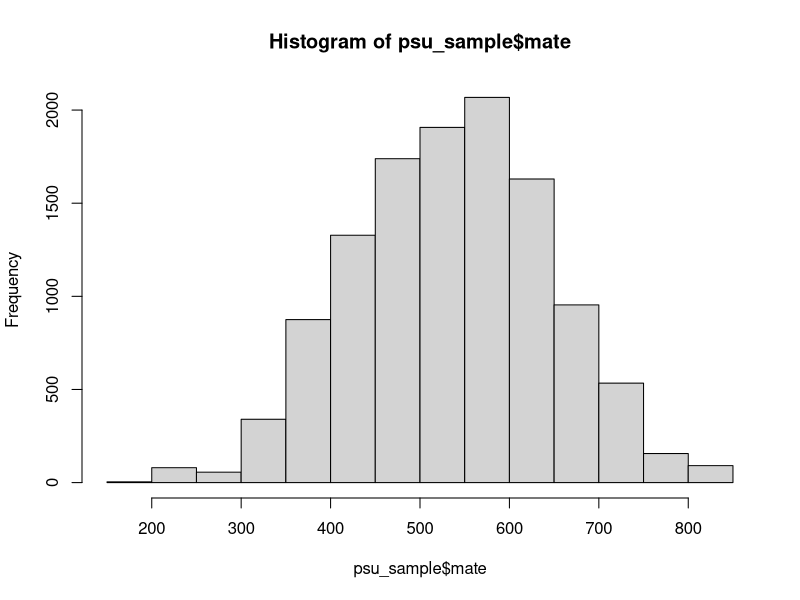
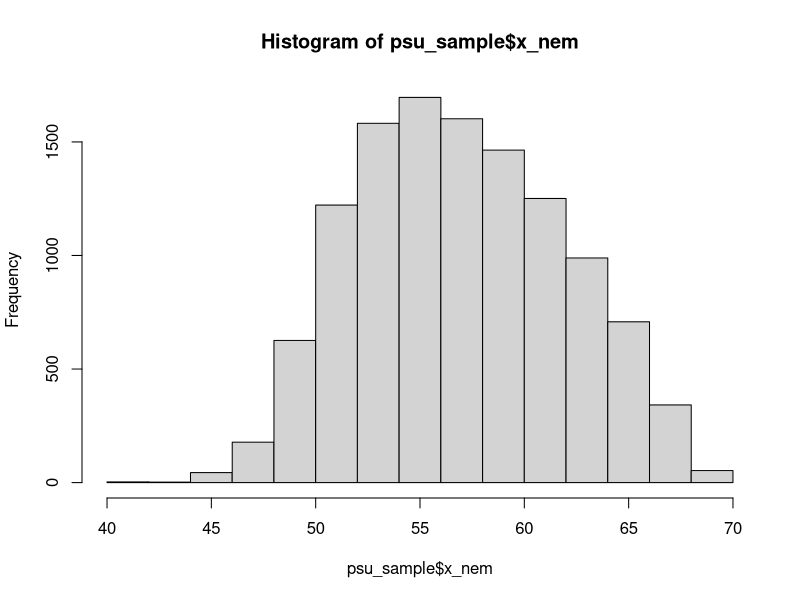
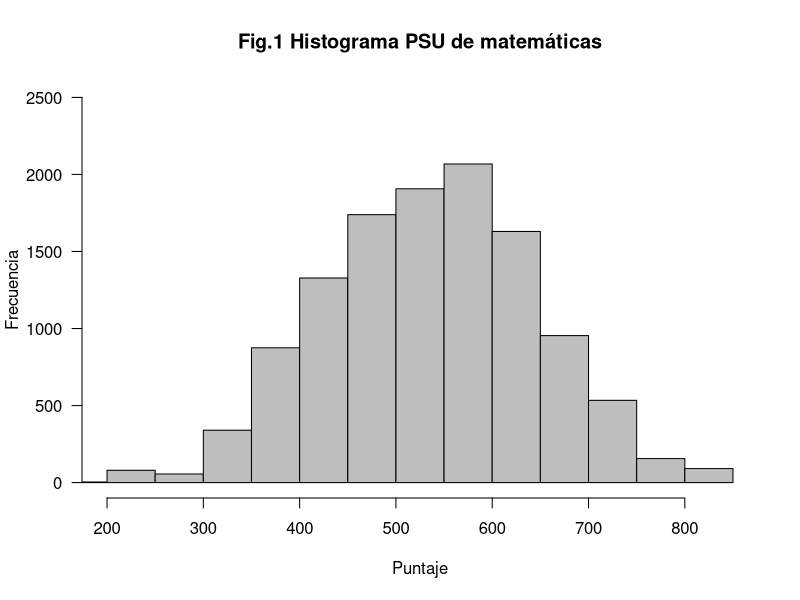
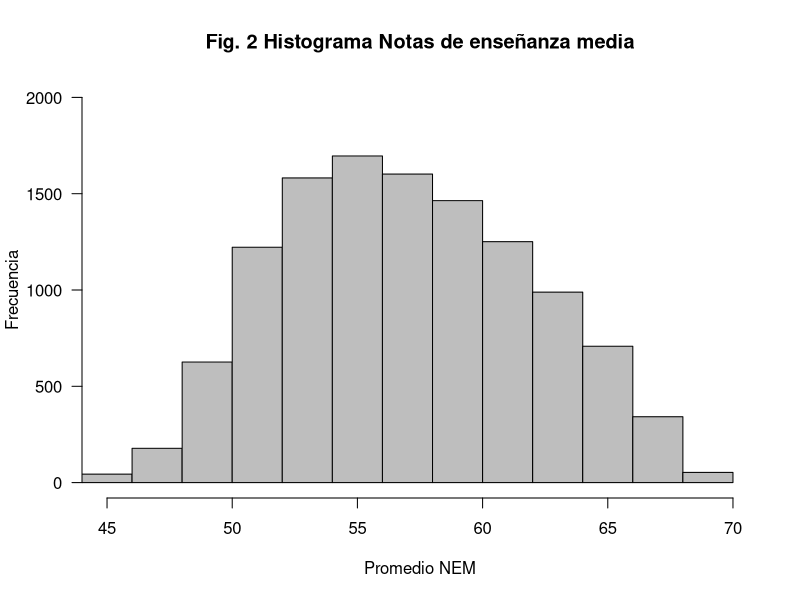
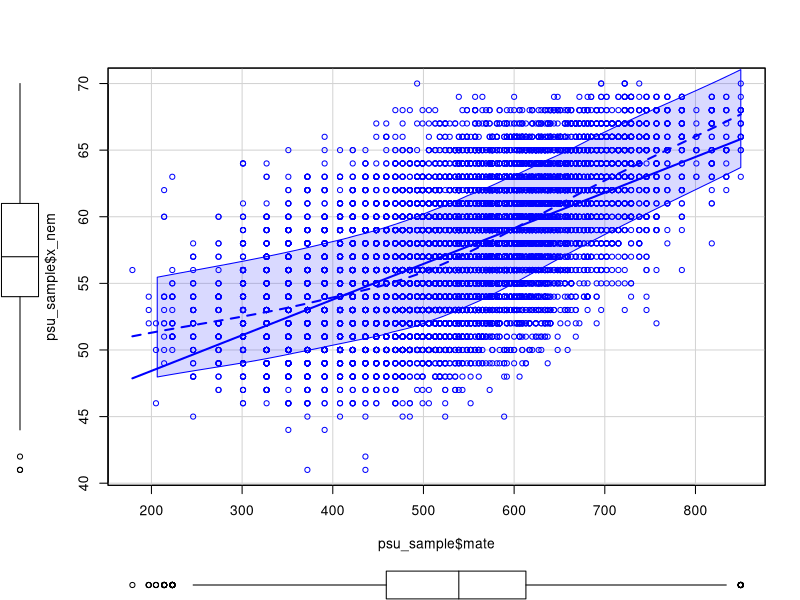
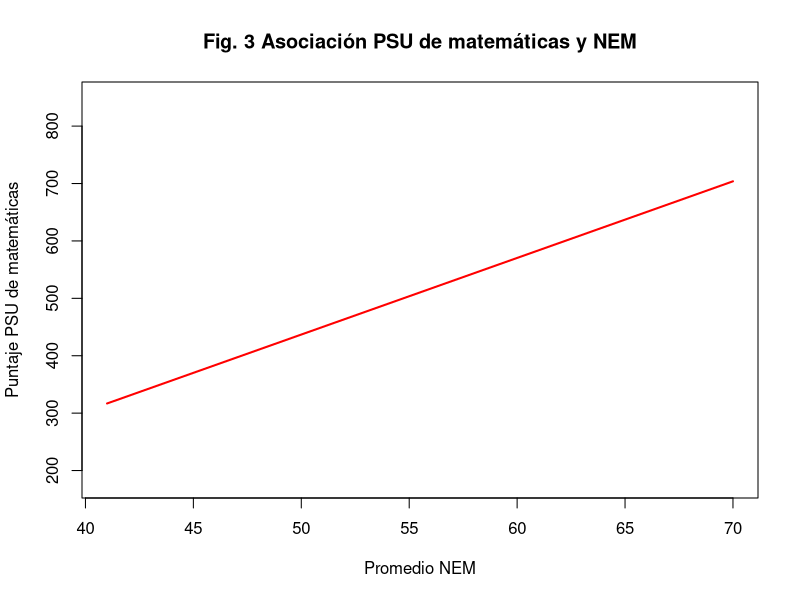
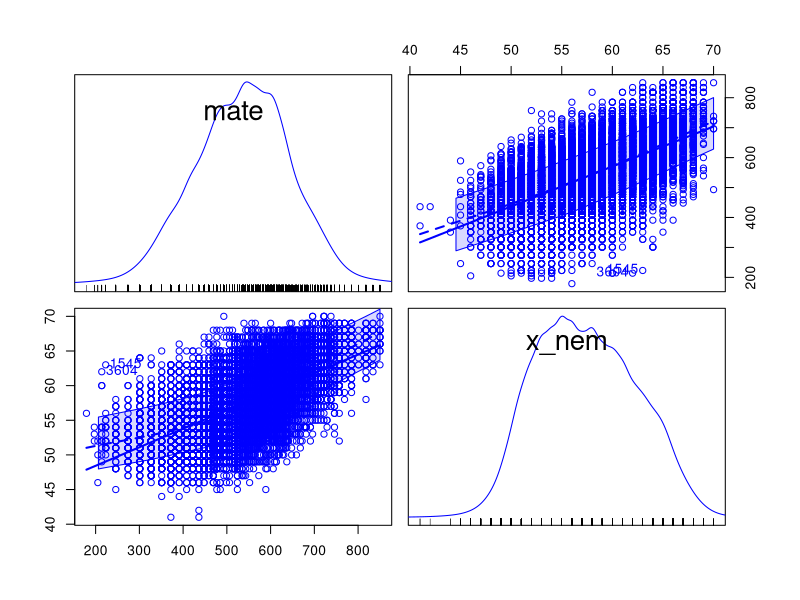
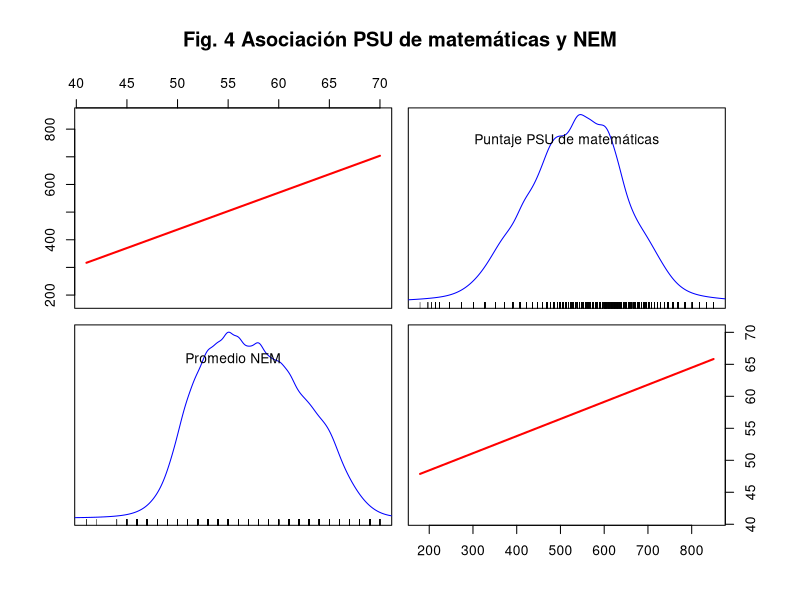

The R source for these figures, in order:
##############################################################
### Ayudantia 3 - Regresión Simple
##Profesor: Luis Maldonado
##Ayudantes: Catalina Rufs - José Daniel Conejeros
##############################################################

##############################################################
#Ejercicio 
##############################################################
##Configuraciones iniciales
rm(list = ls()) #Limpiamos la memoria
#install.packages("dplyr")#Para manipulación de datos
#install.packages("car")#Funciones para estimar regresiones
#install.packages("haven") #lectura/importar de bases de datos en stata

##Cargar librerías
library(dplyr)
library(car)
library(haven)
#search() #Revisamos los paquetes y herramientas instaladas
options(scipen=999) #Desactivamos la notación científica
##############################################################
##############################################################

#1. Desde el script: Carge los datos psu_sample y mantenga solamente las variables de interés.

#Importamos la base que está en formato dta
psu_sample <- read_dta("psu_sample.dta")
#Transformamos a un marco de datos
psu_sample <- as.data.frame(psu_sample)
#Seleccionamos las variables:
#V. Dependiente: Puntaje en la prueba de matemáticas (mate) 
#V. Independiente: Promedio notas medias (x_nem)
psu_sample <- subset(psu_sample, select = c(mate,x_nem))
head(psu_sample)
#Este es el modelo que nos interesa
#Puntaje matemáticas[i] = B[0] + B[1]*nem[i] + e[i]

##############################################################
##############################################################

#2. Analice con estadística descriptiva univariada ambas variables.
#Solicite un histograma para cada variable y evalúe el tipo de distribución que tienen.

summary(psu_sample$mate)
sd(psu_sample$mate) 
summary(psu_sample$x_nem)
sd(psu_sample$x_nem)

#Histogramas sin especificaciones
hist(psu_sample$mate)
hist(psu_sample$x_nem)

#Figura de calidad
?hist #Revisamos las opciones de la función
hist(psu_sample$mate, 
     main="Fig.1 Histograma PSU de matemáticas", #Nombre del histograma
     ylab = "Frecuencia", #Etiqueta el eje y
     xlab="Puntaje",      #Etiqueta el eje y
     border="black",      #Color del borde de cada barra
     col = "gray",        #Color al interior de cada barra
     xlim=c(200,850),     #Límites del eje x
     ylim=c(0,2500),      #Límites del eje y
     las=1,               #Orientación de los datos del eje x
     breaks=20)           #Quiebre de cada barra

hist(psu_sample$x_nem, 
     main="Fig. 2 Histograma Notas de enseñanza media",
     ylab = "Frecuencia",
     xlab="Promedio NEM",
     border="black",
     col = "gray",
     xlim=c(45,70), 
     ylim=c(0,2000),
     las=1,
     breaks=20)

##############################################################
##############################################################

#3. Formule los modelos de regresión simple teóricos y estimados para la hipótesis presentad
#Describa también los modelos teóricos explicando a qué corresponde cada uno de sus componentes.

#El modelo estimado:
modelo <- lm(mate ~ x_nem, data = psu_sample)

##############################################################
##############################################################

#4. Grafique la relación entre ambas variables. ¿Se observa una asociación?

scatterplot(psu_sample$mate, psu_sample$x_nem)
#General
#?scatterplot #Consultamos la función
scatterplot(psu_sample$x_nem, psu_sample$mate,
            boxplots=FALSE, #quitamos boxplots
            regLine = list(col="red"), #agregamos una línea de asociación
            grid = FALSE, #sacamos el fondo cuadriculado
            smooth=FALSE, #limpiamos de otras estimaciones
            cex = 0,    #Tamaño relativo de cada estimación 
            main = "Fig. 3 Asociación PSU de matemáticas y NEM",
            ylab = "Puntaje PSU de matemáticas",
            xlab = "Promedio NEM") 

#Matriz
scatterplotMatrix(~ mate + x_nem, id=list(n=2), data=psu_sample)
#?scatterplotMatrix #Exploramos la función
scatterplotMatrix(~x_nem + mate, data=psu_sample,
                  regLine = list(col="red"), #agregamos una línea de asociación
                  plot.points = FALSE, #Sacamos cada uno de los valores
                  smooth=FALSE, #limpiamos de otras estimaciones,
                  var.labels=c("Promedio NEM", "Puntaje PSU de matemáticas"), cex.labels = 1,
                  main = "Fig. 4 Asociación PSU de matemáticas y NEM", row1attop = F)


##############################################################
##############################################################

#5. Calcule la correlación entre ambas variables. ¿Cuál es la intensidad y sentido de la asociación?

cor(psu_sample$mate, psu_sample$x_nem, method = "pearson")

##############################################################
##############################################################

#6. Estime el modelo de regresión simple asociados a la hipótesis
#Interprete el coeficiente de regresión, el intercepto y el R2 no ajustado.

#Generamos un objeto con la información de la regresión 
m1 <- lm(mate~x_nem,data=psu_sample)
summary(m1)

#Estimación manual de cada coeficiente
#Coeficiente de regresión 
beta <- cov(psu_sample$x_nem,psu_sample$mate)/var(psu_sample$x_nem)
beta
#Intercepto
mean(psu_sample$mate) - beta*mean(psu_sample$x_nem)
# Modelo is Yi = -230.38 + 13.35*X 

#Ajustes del modelo
#R Cuadrado ajustado: 0.3572
summary(m1)$r.square
#Otra opción
sse = sum((fitted(m1) - mean(psu_sample$mate))^2) # SSE
ssr = sum((fitted(m1) - psu_sample$mate)^2) # SSR
1 - (ssr/(sse + ssr))

#R Cuadrado no ajustado: 0.3571
summary(m1)$adj.r.squared

#Graficamos la regresión 
plot(psu_sample$x_nem, psu_sample$mate,
     col  = "blue", pch = 19, cex = 0.3, lty = "solid", lwd = 2,
     xlim=c(40,70), 
     ylim=c(200,850),
     main = "Fig. 5 Asociación PSU de matemáticas y NEM",
     ylab = "Puntaje PSU de matemáticas",
     xlab = "Promedio NEM")
abline(lm(mate ~ x_nem,data=psu_sample), col="red")

##############################################################
##############################################################

#7. Calcule el valor predicho para un estudiante con el NEM más bajo, 
#para un estudiante en el 50% de la distribución, y para el estudiante con el NEM más alto. 
#Interprete sus resultados.

#Primero identificamos el promedio NEM más bajo
min(psu_sample$x_nem)
#Segundo identificamos el promedio NEM en el centro de la distribución
median(psu_sample$x_nem)
#Tercero identificamos el promedio NEM más alto
max(psu_sample$x_nem)

#Podemos obtener esta información en una línea de código
summary(psu_sample$x_nem)

#Con esta información estimamos el valor predicho en la PSU de matemáticas para cada promedio:
#Puntaje PSU mate para el promedio NEM más bajo
-230.3834 + 13.3462*41
#Puntaje PSU mate para el promedio NEM del ubicado en el centro de la distribución
-230.3834 + 13.3462*57
#Puntaje PSU mate para el promedio NEM más alto
-230.3834 + 13.3462*70

##############################################################
##############################################################

#8. alcule el valor predicho para todos los estudiantes de la muestra. 
#Solicite descriptivos para esta nueva variable e interprete.

#Generamos una nueva variable (columna) a nuestro marco de datos con los valores predichos
#Manualmente
psu_sample$predict <- -230.3834 + 13.3462*psu_sample$x_nem
#Lo podemos extraer de nuestra regresión
psu_sample$predict <- predict(m1)
#Obtenemos los descriptivos de la variable
mean(psu_sample$predict)
sd(psu_sample$predict)

#Generamos un histograma de calidad
hist(psu_sample$predict, 
     main="Fig. 6 Histograma de valores predichos",
     ylab = "Frecuencia",
     xlab="Puntaje predicho",
     border="black",
     col = "gray",
     xlim=c(350,750), 
     ylim=c(0,2000),
     las=1,
     breaks=20)

##############################################################
##############################################################

#9. Calcule los residuos de la regresión anterior.
#Calcule la correlación y grafique la relación entre los valores predichos y los residuos
#¿Cómo se explican estos resultados ¿Cuáles son las observaciones de mayor y menor residuo?

#Estimamos los residuos
#Manualmente
psu_sample$residuo <- psu_sample$mate - psu_sample$predict
#Lo podemos extraer de nuestra regresión
psu_sample$residuo <- residuals(m1)
#Revisamos nuestra base de datos
head(psu_sample)

#Correlación de valores predichos y residuos
cor(psu_sample$predict, psu_sample$residuo)

#Gráfico entre valores predichos y residuos
plot(psu_sample$predict, psu_sample$residuo,
     col="blue", pch = 19, cex = 0.3, lty = "solid", lwd = 2,
     main = "Fig. 7 entre valores predichos y residuos",
     ylab = "Residuos",
     xlab = "Valores predichos PSU matemáticas")
abline(lm(predict ~ residuo,data=psu_sample), col="red")

#Generamos una nueva columna con los residuos en valor absoluto
min(abs(psu_sample$residuo))
max(abs(psu_sample$residuo))
psu_sample$absres <- abs(psu_sample$residuo)
#Identificamos la observación con menor residuo
minres <- psu_sample %>% 
  filter(absres==min(psu_sample$absres))
#Identificamos la observación con mayor residuo
maxres <- psu_sample %>% 
  filter(absres==max(psu_sample$absres))

#Podemos tener una idea general de nuestros residuos:
?arrange #Nos permite ordenar una base de datos
psu_sample <- arrange(psu_sample, absres)
brief(psu_sample)

##############################################################
##############################################################

#10. Mencione una variable no observada que podría estar sesgando las estimaciones OLS al no ser incluida en el modelo.
#¿Por qué se produciría este sesgo?

##############################################################
############### Ayudantia 3 - Regresión Simple ###############
##############################################################